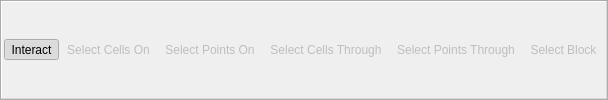
<?xml version="1.0" encoding="UTF-8"?>
<ui version="4.0">
 <class>pqSelectionToolbar</class>
 <widget class="QToolBar" name="pqSelectionToolbar" >
  <property name="windowTitle" >
   <string>Selection Controls</string>
  </property>
  <property name="toolTip" >
   <string>Select Block</string>
  </property>
  <property name="orientation" >
   <enum>Qt::Horizontal</enum>
  </property>
  <attribute name="toolBarArea" >
   <enum>TopToolBarArea</enum>
  </attribute>
  <attribute name="toolBarBreak" >
   <bool>false</bool>
  </attribute>
  <action name="actionMoveMode">
   <property name="checkable">
    <bool>true</bool>
   </property>
   <property name="checked">
    <bool>true</bool>
   </property>
   <property name="enabled">
    <bool>true</bool>
   </property>
   <property name="icon">
    <iconset resource="../../../Components/Resources/pqComponents.qrc">
     <normaloff>:/pqWidgets/Icons/pqRotate24.png</normaloff>:/pqWidgets/Icons/pqRotate24.png</iconset>
   </property>
   <property name="text">
    <string>Interact</string>
   </property>
   <property name="iconText">
    <string>Interact</string>
   </property>
   <property name="toolTip">
    <string>Interact</string>
   </property>
   <property name="statusTip">
    <string>Interact</string>
   </property>
   <property name="shortcut">
    <string/>
   </property>
  </action>
  <action name="actionSelectionMode">
   <property name="checkable">
    <bool>true</bool>
   </property>
   <property name="enabled">
    <bool>false</bool>
   </property>
   <property name="icon">
    <iconset resource="../../../Components/Resources/pqComponents.qrc">
     <normaloff>:/pqWidgets/Icons/pqSurfaceSelectionCell24.png</normaloff>:/pqWidgets/Icons/pqSurfaceSelectionCell24.png</iconset>
   </property>
   <property name="text">
    <string>Select Cells On</string>
   </property>
   <property name="iconText">
    <string>Select Cells On</string>
   </property>
   <property name="toolTip">
    <string>Select Cells On</string>
   </property>
   <property name="statusTip">
    <string>Select Cells On</string>
   </property>
   <property name="shortcut">
    <string>S</string>
   </property>
  </action>
  <action name="actionSelect_Frustum">
   <property name="checkable">
    <bool>true</bool>
   </property>
   <property name="enabled">
    <bool>false</bool>
   </property>
   <property name="icon">
    <iconset resource="../../../Components/Resources/pqComponents.qrc">
     <normaloff>:/pqWidgets/Icons/pqFrustumSelectionCell24.png</normaloff>:/pqWidgets/Icons/pqFrustumSelectionCell24.png</iconset>
   </property>
   <property name="text">
    <string>Select Cells Through</string>
   </property>
   <property name="iconText">
    <string>Select Cells Through</string>
   </property>
   <property name="toolTip">
    <string>Select Cells Through</string>
   </property>
   <property name="statusTip">
    <string>Select Cells Through</string>
   </property>
  </action>
  <action name="actionSelectSurfacePoints">
   <property name="checkable">
    <bool>true</bool>
   </property>
   <property name="enabled">
    <bool>false</bool>
   </property>
   <property name="icon">
    <iconset resource="../../../Components/Resources/pqComponents.qrc">
     <normaloff>:/pqWidgets/Icons/pqSurfaceSelectionPoint24.png</normaloff>:/pqWidgets/Icons/pqSurfaceSelectionPoint24.png</iconset>
   </property>
   <property name="text">
    <string>Select Points On</string>
   </property>
   <property name="iconText">
    <string>Select Points On</string>
   </property>
   <property name="toolTip">
    <string>Select Points On</string>
   </property>
   <property name="statusTip">
    <string>Select Points On</string>
   </property>
  </action>
  <action name="actionSelectFrustumPoints">
   <property name="checkable">
    <bool>true</bool>
   </property>
   <property name="enabled">
    <bool>false</bool>
   </property>
   <property name="icon">
    <iconset resource="../../../Components/Resources/pqComponents.qrc">
     <normaloff>:/pqWidgets/Icons/pqFrustumSelectionPoint24.png</normaloff>:/pqWidgets/Icons/pqFrustumSelectionPoint24.png</iconset>
   </property>
   <property name="text">
    <string>Select Points Through</string>
   </property>
   <property name="iconText">
    <string>Select Points Through</string>
   </property>
   <property name="toolTip">
    <string>Select Points Through</string>
   </property>
   <property name="statusTip">
    <string>Select Points Through</string>
   </property>
  </action>
  <action name="actionSelect_Block">
   <property name="checkable">
    <bool>true</bool>
   </property>
   <property name="enabled">
    <bool>false</bool>
   </property>
   <property name="icon">
    <iconset resource="../../../Components/Resources/pqComponents.qrc">
     <normaloff>:/pqWidgets/Icons/pqGroupExtract24.png</normaloff>:/pqWidgets/Icons/pqGroupExtract24.png</iconset>
   </property>
   <property name="text">
    <string>Select Block</string>
   </property>
   <property name="shortcut">
    <string>B</string>
   </property>
  </action>

  <addaction name="actionMoveMode" />
  <addaction name="actionSelectionMode" />
  <addaction name="actionSelectSurfacePoints" />
  <addaction name="actionSelect_Frustum" />
  <addaction name="actionSelectFrustumPoints" />
  <addaction name="actionSelect_Block" />
 </widget>
 <resources>
  <include location="../../../Components/Resources/pqComponents.qrc"/>
 </resources>
 <connections/>
</ui>
